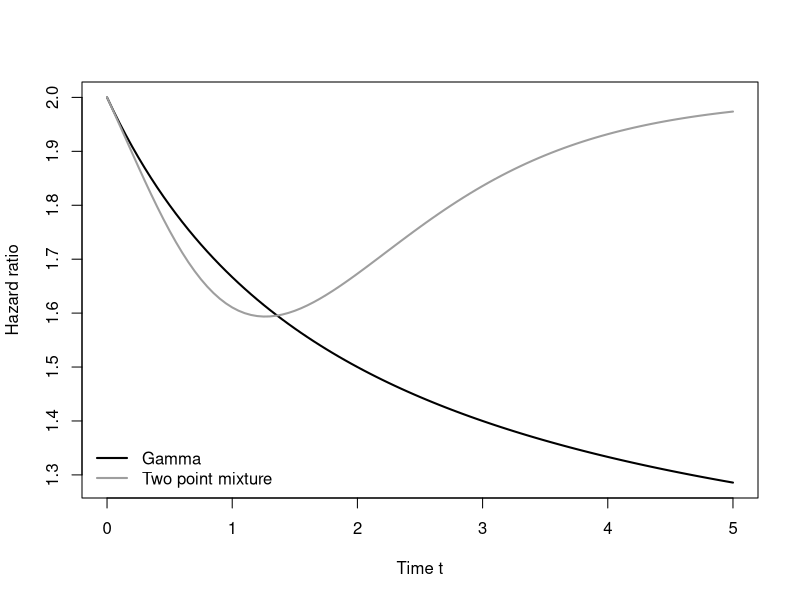
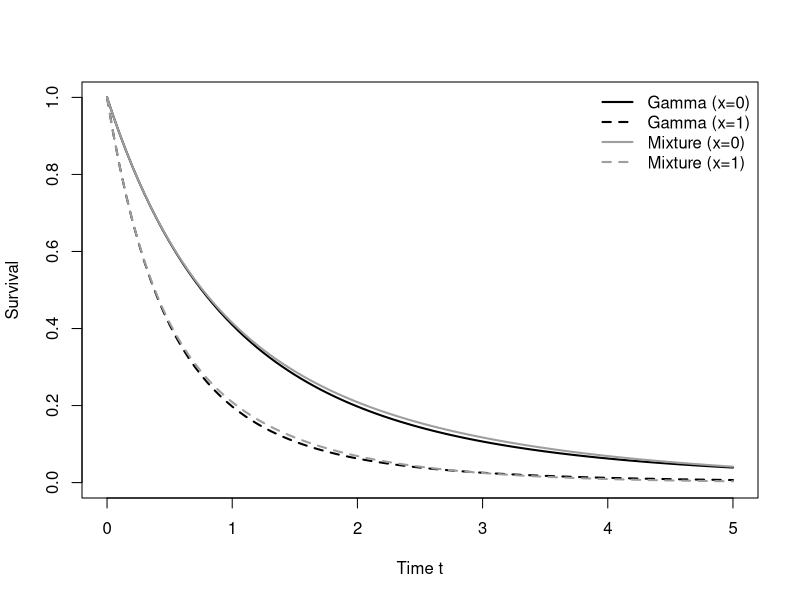
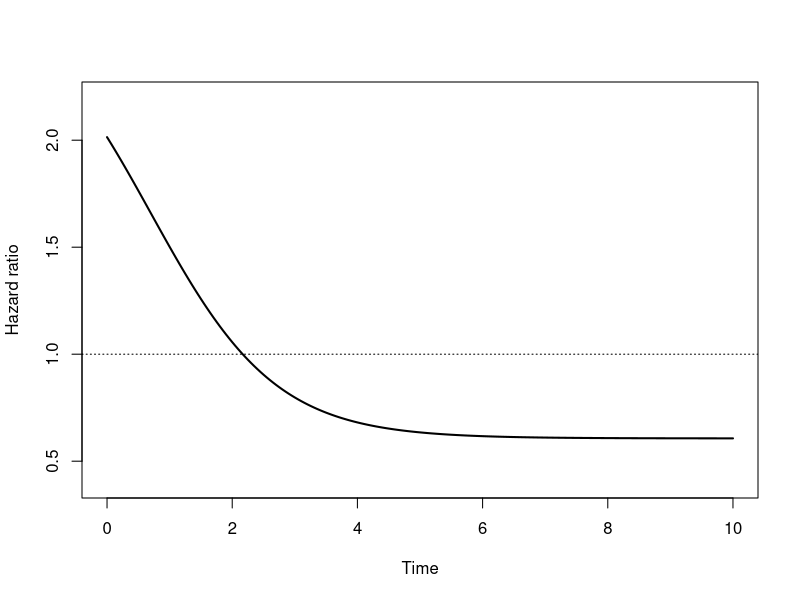
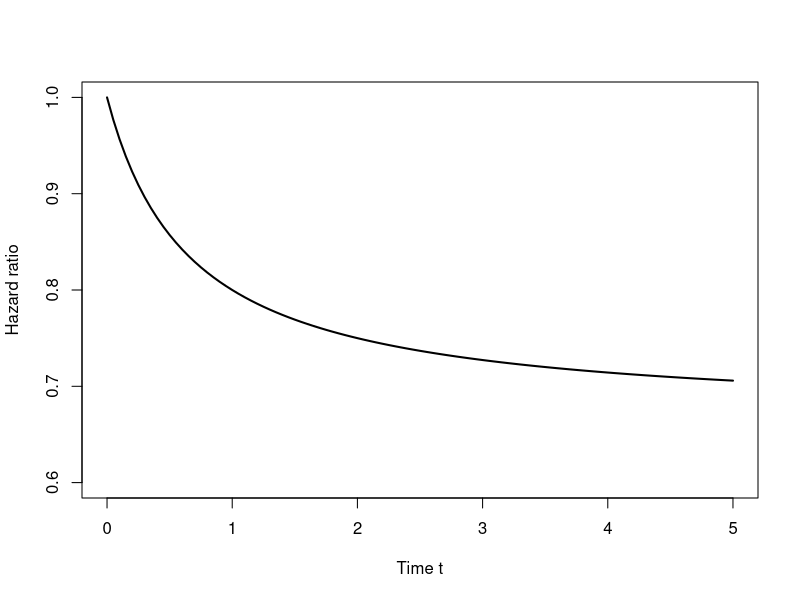

The R source for these figures, in order:
## ---- chunk 1
#| label: figbla

###############################################################################
### Figure 5.1: Hazard ratio for simple model for gamma and mixture
### frailty distribution
###############################################################################

HR <- 2
h0 <- function(t) 1
H0 <- function(t) t
h1 <- function(t) HR*h0(t)
H1 <- function(t) HR*H0(t)

# Gamma frailty (abbreviation g)
th <- 4
h0g <- function(t) (th*h0(t))/(th + H0(t))
h1g <- function(t) (th*h1(t))/(th + H1(t))
# Two-point mixture frailty (abbreviation m)
p <- 0.5; xi0 <- 0.5; xi1 <- 1.5
EZ0 <- function(t) ((1-p)*xi0+p*xi1*exp(-(xi1-xi0)*H0(t)))/((1-p)+p*exp(-(xi1-xi0)*H0(t)))
EZ1 <- function(t) ((1-p)*xi0+p*xi1*exp(-(xi1-xi0)*H1(t)))/((1-p)+p*exp(-(xi1-xi0)*H1(t)))
h0m <- function(t) EZ0(t)*h0(t)
h1m <- function(t) EZ1(t)*h1(t)

tseq <- seq(0,5,by=0.05)
HRgseq <- h1g(tseq)/h0g(tseq)
HRmseq <- h1m(tseq)/h0m(tseq)

plot(tseq,HRgseq,type="l",lwd=2,xlab="Time t",ylab="Hazard ratio")
lines(tseq,HRmseq,type="l",lwd=2,col=8)
legend("bottomleft",c("Gamma","Two point mixture"),lwd=2,col=c(1,8),bty="n")

###############################################################################
### Figure 5.2: Marginal survival in the two groups under the two models
###############################################################################

nseq <- length(tseq)
S0g <- S1g <- S0m <- S1m <- rep(NA,nseq)
for (j in 1:nseq) {
    S0g[j] <- integrate(h0g, 0, tseq[j])$value
    S1g[j] <- integrate(h1g, 0, tseq[j])$value
    S0m[j] <- integrate(h0m, 0, tseq[j])$value
    S1m[j] <- integrate(h1m, 0, tseq[j])$value
}

plot(tseq,exp(-S0g),type="l",lwd=2,ylim=c(0,1),xlab="Time t",ylab="Survival")
lines(tseq,exp(-S1g),type="l",lwd=2,lty=2)
lines(tseq,exp(-S0m),type="l",lwd=2,col=8)
lines(tseq,exp(-S1m),type="l",lwd=2,lty=2,col=8)
legend("topright",c("Gamma (x=0)","Gamma (x=1)","Mixture (x=0)","Mixture (x=1)"),lwd=2,col=c(1,1,8,8),lty=c(1,2,1,2),bty="n")

###############################################################################
### Figure 5.3: Hazard ratio for ?imitation? of Data Set 5
###############################################################################

HR1 <- exp(1)
HR2 <- exp(-0.5)
h10 <- function(t) 0.2*exp(-t)
h20 <- function(t) 0.1
h0 <- function(t) h10(t) + h20(t)
h11 <- function(t) h10(t)*HR1
h21 <- function(t) h20(t)*HR2
h1 <- function(t) h11(t) + h21(t)
HR <- function(t) h1(t)/h0(t)
tseq <- seq(0,10,by=0.05)
HRseq <- HR(tseq)

plot(tseq,HRseq,type="l",lwd=2,ylim=c(0.4,2.2),xlab="Time",ylab="Hazard ratio")
abline(h=1,lty=3)


###############################################################################
### Figure 5.4: Hazard ratio for the marginal cause-specific hazard of cause 1,
### for the shared gamma frailty model with variance 0.5
###############################################################################

HR1 <- 1
HR2 <- 2
th <- 0.5
h10 <- function(t) 1
h20 <- function(t) 1
H10 <- function(t) t
H20 <- function(t) t

h10g <- function(t) h10(t)/(1 + th*(H10(t)+H20(t)))
h11g <- function(t) (h10(t)*HR1)/(1 + th*(HR1*H10(t)+HR2*H20(t)))
tseq <- seq(0,5,by=0.05)
HRgseq <- h11g(tseq)/h10g(tseq)

plot(tseq,HRgseq,type="l",lwd=2,ylim=c(0.6,1),xlab="Time t",ylab="Hazard ratio")
lines(tseq,HRmseq,type="l",lwd=2,col=8)

